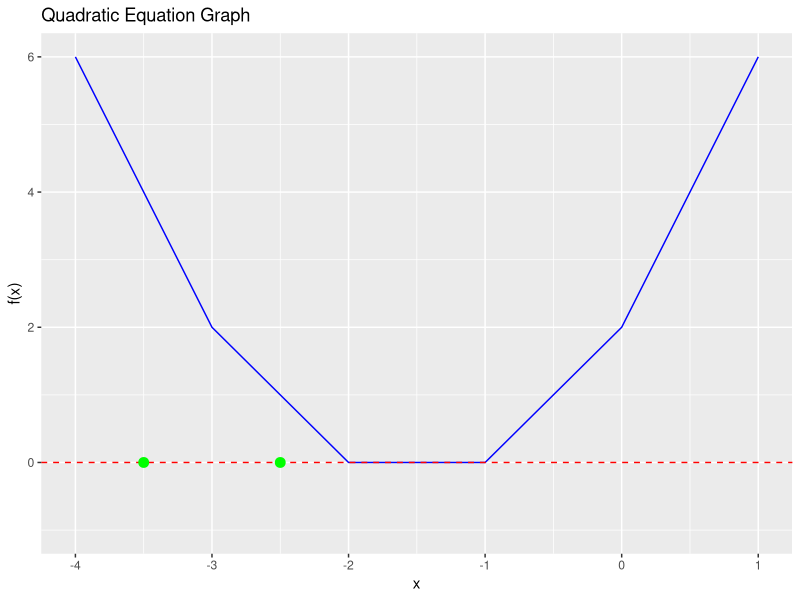

The R script that drew this image:
## ---- chunk 1
a=1
b=3
# c will be called k
k=2
## ---- chunk 2

real_soln<-b^2-4*a*k

if (real_soln>=0){
  soln_1<-(-b+sqrt(real_soln)/2*a)
  soln_2<-(-b-sqrt(real_soln)/2*a)
  
  cat("Real Solutions: \n")
  cat("x =", soln_1, "\n")
  cat("x =", soln_2, "\n")
} else {
  cat("No real solutions. \n")
}

roots<-c(soln_1,soln_2)
## ---- chunk 3
library (ggplot2)
x<-seq(-4,1) #values for x
y<-a*x^2+b*x+k #values for y

ggplot(
  #values
  data.frame(x,y), aes(x,y)) +
  #defining the color for the quadratic function
  geom_line(color = "blue") + 
  #an horizontal line in the origin
  geom_hline(yintercept = 0, linetype = "dashed", color = "red") + 
  #include the roots points
  geom_point(data = data.frame(x = roots, y = rep(0, length(roots))), 
             color = "green", size = 3) +
  #graph labeling
  labs(title = "Quadratic Equation Graph",
       x = "x",
       y = "f(x)") +
  #modify y axis
  ylim(c(-1, max(y)))

